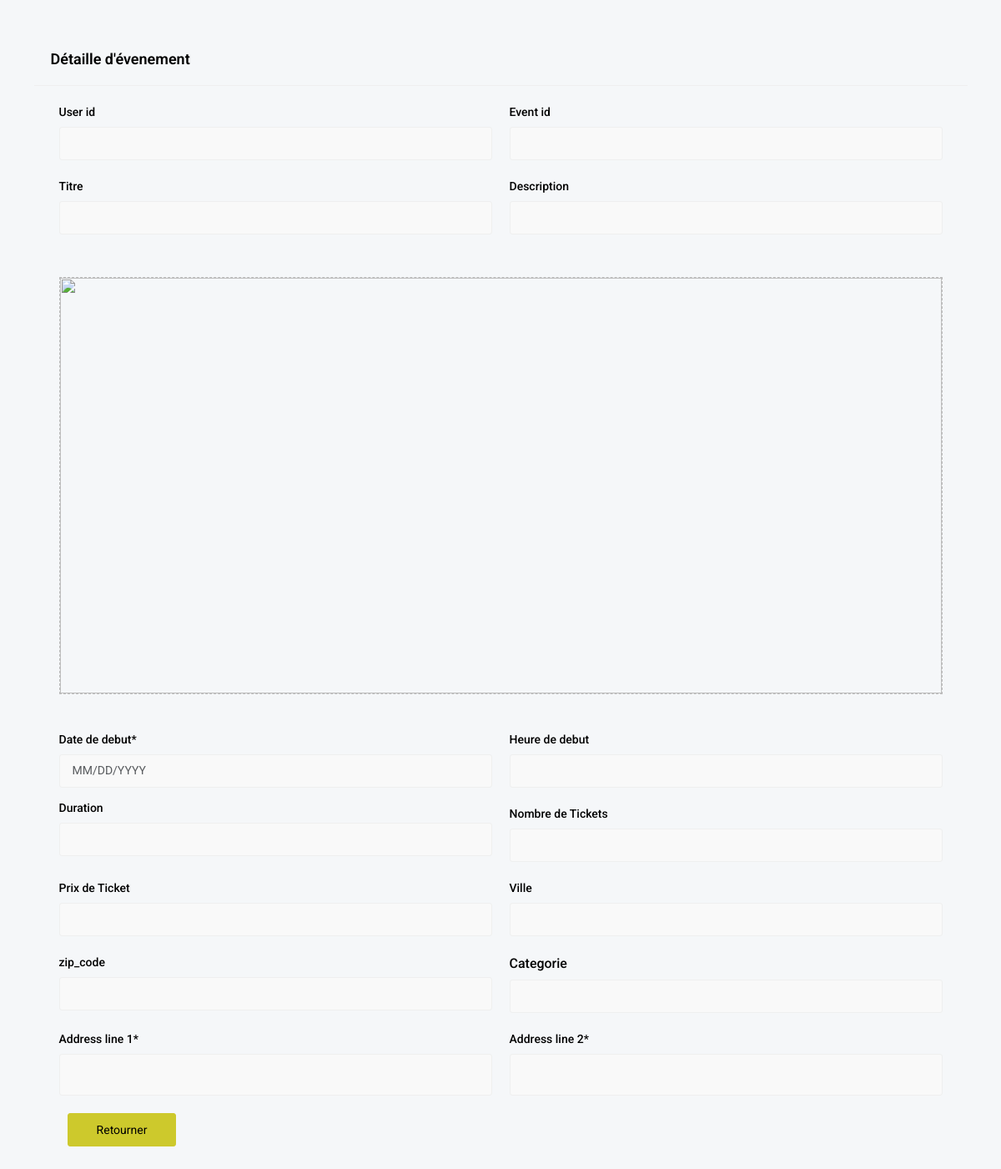
The page /Event_Cr_detaille.php on the database as committed earlier.
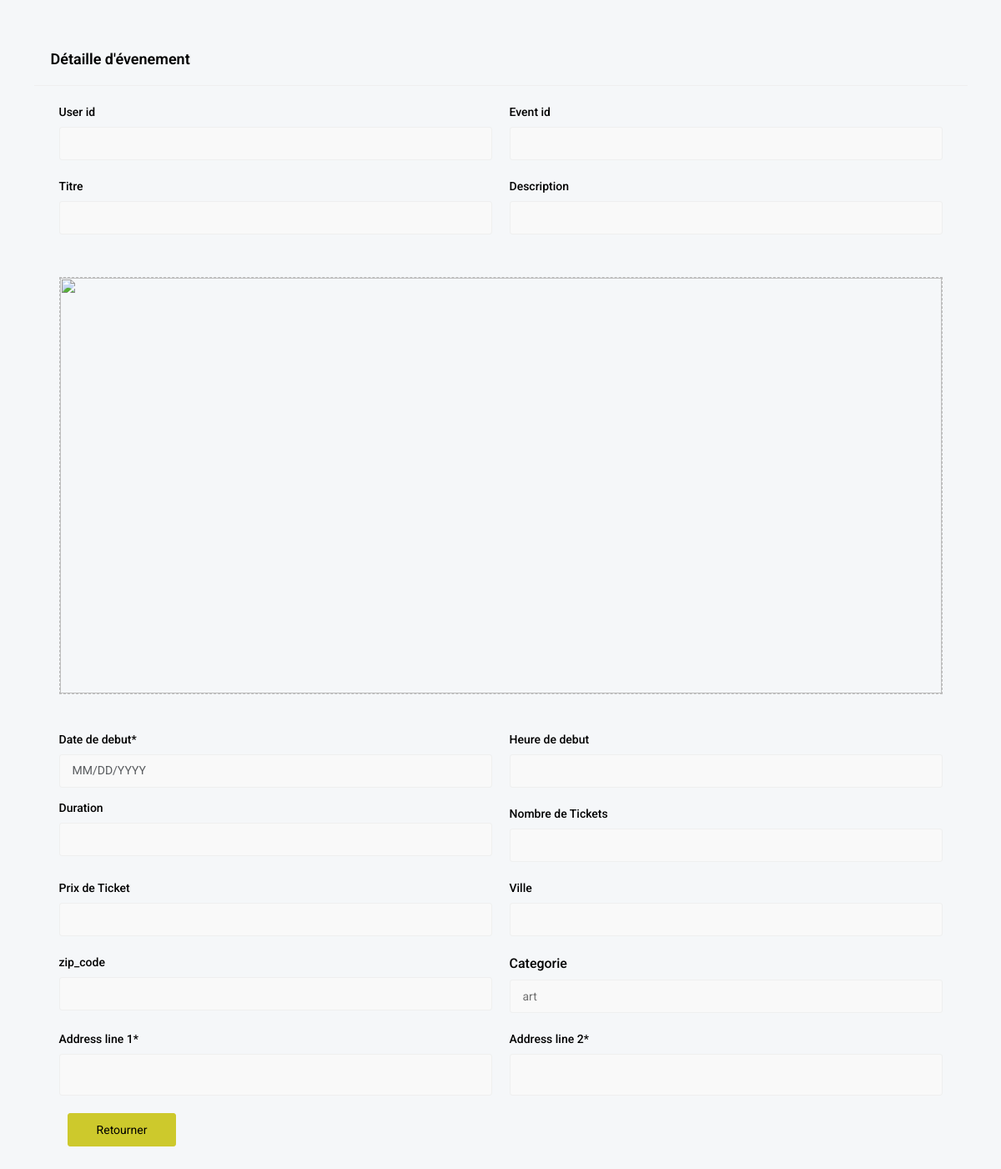
The same page on the database as committed later.
### tables this page shows
CREATE TABLE `categorie` (
  `Categorie_id` int(11) NOT NULL,
  `Nom_cat` varchar(30) NOT NULL
);

### Event_Cr_detaille.php (the view, shortened to what the changed rows need)
<?php
require_once "connect/DataBase.php";
?>
<!DOCTYPE html>
<html lang="en" class="h-100">
<head>
    <link href='vendor/unicons-2.0.1/css/unicons.css' rel='stylesheet'>
    <link href="css/style.css" rel="stylesheet">
    <link href="css/vertical-responsive-menu.min.css" rel="stylesheet">
    <link href="css/datepicker.min.css" rel="stylesheet">
    <link href="css/responsive.css" rel="stylesheet">
    <link href="css/night-mode.css" rel="stylesheet">
    <link href="vendor/fontawesome-free/css/all.min.css" rel="stylesheet">
    <link href="vendor/OwlCarousel/assets/owl.carousel.css" rel="stylesheet">
    <link href="vendor/OwlCarousel/assets/owl.theme.default.min.css" rel="stylesheet">
    <link href="vendor/bootstrap/css/bootstrap.min.css" rel="stylesheet">
    <link href="vendor/bootstrap-select/dist/css/bootstrap-select.min.css" rel="stylesheet">
</head>
<body class="d-flex flex-column h-100">
    <form method="post">
        <div class="container form-group">
            <div class="checkout-block">
                <div class="modal-body">
                    <div class="model-content main-form">
                        <div class="row">
                            <div class="col-lg-6 col-md-12">
                                <div class="form-group mt-4">
                                    <label class="form-label fs-16">Categorie</label>
                                    <?php
                                    $categoriess = $connection->query('SELECT * FROM `categorie`')->fetch(PDO::FETCH_ASSOC);
                                    ?>
                                    <input class="form-control h_40" readonly type="text" name="zipcd" value="<?php echo $categoriess['Nom_cat']; ?>">
                                </div>
                            </div>
                        </div>
                    </div>
                </div>
            </div>
        </div>
    </form>
</body>
</html>

Rows that differ between the two databases and show on the page:
added categorie: zipcd "art"
